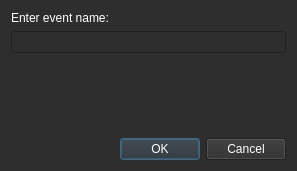
<?xml version="1.0" encoding="UTF-8"?>
<ui version="4.0">
 <class>NewEvent</class>
 <widget class="QDialog" name="NewEvent">
  <property name="geometry">
   <rect>
    <x>0</x>
    <y>0</y>
    <width>297</width>
    <height>171</height>
   </rect>
  </property>
  <property name="sizePolicy">
   <sizepolicy hsizetype="Minimum" vsizetype="Minimum">
    <horstretch>0</horstretch>
    <verstretch>0</verstretch>
   </sizepolicy>
  </property>
  <property name="windowTitle">
   <string>Dialog</string>
  </property>
  <property name="styleSheet">
   <string notr="true">color: rgb(153, 153, 153);
background-color: rgb(46, 46, 46);</string>
  </property>
  <layout class="QVBoxLayout" name="verticalLayout">
   <item>
    <widget class="QLabel" name="label">
     <property name="styleSheet">
      <string notr="true">color: rgb(255, 255, 255);</string>
     </property>
     <property name="text">
      <string>Enter event name:</string>
     </property>
    </widget>
   </item>
   <item>
    <widget class="QLineEdit" name="fileName">
     <property name="styleSheet">
      <string notr="true">color: rgb(255, 255, 255);</string>
     </property>
     <property name="text">
      <string/>
     </property>
     <property name="frame">
      <bool>true</bool>
     </property>
    </widget>
   </item>
   <item>
    <spacer name="verticalSpacer">
     <property name="orientation">
      <enum>Qt::Vertical</enum>
     </property>
     <property name="sizeHint" stdset="0">
      <size>
       <width>20</width>
       <height>40</height>
      </size>
     </property>
    </spacer>
   </item>
   <item>
    <widget class="QDialogButtonBox" name="buttonBox">
     <property name="styleSheet">
      <string notr="true">color: rgb(255, 255, 255);</string>
     </property>
     <property name="orientation">
      <enum>Qt::Horizontal</enum>
     </property>
     <property name="standardButtons">
      <set>QDialogButtonBox::Cancel|QDialogButtonBox::Ok</set>
     </property>
    </widget>
   </item>
  </layout>
 </widget>
 <resources/>
 <connections>
  <connection>
   <sender>buttonBox</sender>
   <signal>accepted()</signal>
   <receiver>NewEvent</receiver>
   <slot>accept()</slot>
   <hints>
    <hint type="sourcelabel">
     <x>248</x>
     <y>254</y>
    </hint>
    <hint type="destinationlabel">
     <x>157</x>
     <y>274</y>
    </hint>
   </hints>
  </connection>
  <connection>
   <sender>buttonBox</sender>
   <signal>rejected()</signal>
   <receiver>NewEvent</receiver>
   <slot>reject()</slot>
   <hints>
    <hint type="sourcelabel">
     <x>316</x>
     <y>260</y>
    </hint>
    <hint type="destinationlabel">
     <x>286</x>
     <y>274</y>
    </hint>
   </hints>
  </connection>
 </connections>
</ui>
